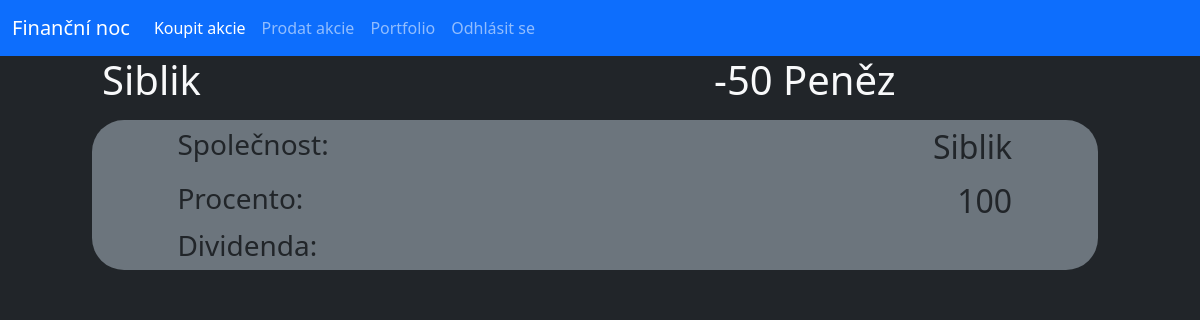
Page /user (signed in) on the committed database.
### database.py (models this page shows, shortened)
class User(db.Model):
    _id = db.Column("id", db.Integer, primary_key=True)
    name = db.Column(db.String(40))
    money = db.Column(db.Integer)
    password = db.Column(db.String(70))

class Stock(db.Model):
    _id = db.Column("id", db.Integer, primary_key=True)
    owner = db.Column(db.String(40))
    name = db.Column(db.String(40))
    percentage = db.Column(db.Integer)
    isSelling = db.Column(db.Boolean)

### router.py (the view)
@app.route("/user")
def user():
    if "user" in session:
        usr = session["user"]
        user = User.query.filter_by(name=usr).first()
        stocks = Stock.query.filter_by(owner=usr).all()
        return render_template("user.html", usr=user, logged=True, stocks=stocks)
    else:
        return redirect(url_for("home"))

### templates/user.html
{% extends "main.html" %}
{% block content %}
    <div class="row">
        <div class="col offset-1"><h1 class="text-light">{{usr.name}}</h1></div>
        <div class="col offset-1"><h1 class="text-light">{{usr.money}} Peněz</h1></div>
    </div>
    {% for stock in stocks%}
    <div class="row py-2">
        <div class="col-offset-1 col-11">
            <div class="conteiner offset-1 bg-secondary rounded-5">
                <div class="row py-2">
                    <div class="col-4 offset-1"><h3>Společnost:</h3></div>
                    <div class="col-6"><h2 class="text-end">{{stock.name}}</h2></div>
                </div>
                <div class="row">
                    <div class="col-4 offset-1"><h3>Procento:</h3></div>
                    <div class="col-6"><h2 class="text-end">{{stock.percentage}}</h2></div>
                </div>
                <div class="row">
                    <div class="col-4 offset-1"><h3>Dividenda:</h3></div>
                    <div class="col-6"><h2 class="text-end">{{stock.dividend}}</h2></div>
                </div>
            </div>
        </div>
    </div>
    {% endfor %}
{% endblock%}

### rows in the picture
User: name "Siblik", money "-50"
Stock: name "Siblik", percentage "100"
